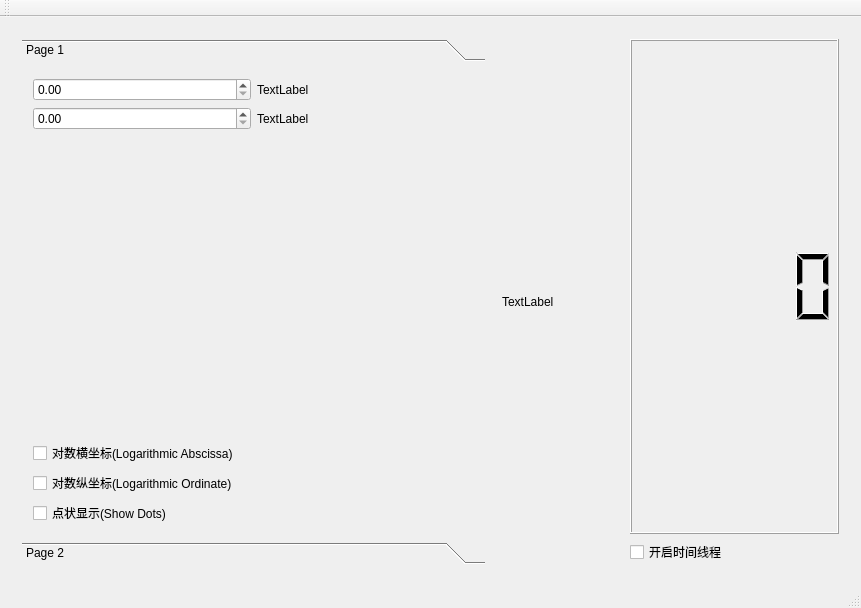
<?xml version="1.0" encoding="UTF-8"?>
<ui version="4.0">
 <class>MainWindow</class>
 <widget class="QMainWindow" name="MainWindow">
  <property name="geometry">
   <rect>
    <x>0</x>
    <y>0</y>
    <width>861</width>
    <height>608</height>
   </rect>
  </property>
  <property name="windowTitle">
   <string>MainWindow</string>
  </property>
  <widget class="QWidget" name="centralWidget">
   <layout class="QGridLayout" name="gridLayout">
    <item row="0" column="0">
     <widget class="QSplitter" name="splitter">
      <property name="sizePolicy">
       <sizepolicy hsizetype="Expanding" vsizetype="Ignored">
        <horstretch>0</horstretch>
        <verstretch>0</verstretch>
       </sizepolicy>
      </property>
      <property name="layoutDirection">
       <enum>Qt::LeftToRight</enum>
      </property>
      <property name="orientation">
       <enum>Qt::Horizontal</enum>
      </property>
      <property name="handleWidth">
       <number>1</number>
      </property>
      <widget class="QWidget" name="verticalLayoutWidget_3">
       <layout class="QVBoxLayout" name="LeftLay">
        <item>
         <widget class="QToolBox" name="LeftTool">
          <property name="frameShape">
           <enum>QFrame::NoFrame</enum>
          </property>
          <property name="currentIndex">
           <number>0</number>
          </property>
          <widget class="QWidget" name="page">
           <property name="geometry">
            <rect>
             <x>0</x>
             <y>0</y>
             <width>545</width>
             <height>457</height>
            </rect>
           </property>
           <attribute name="label">
            <string>Page 1</string>
           </attribute>
           <layout class="QVBoxLayout" name="verticalLayout">
            <item>
             <layout class="QHBoxLayout" name="horizontalLayout">
              <item>
               <widget class="QDoubleSpinBox" name="doubleSpinBox"/>
              </item>
              <item>
               <widget class="QLabel" name="label_2">
                <property name="text">
                 <string>TextLabel</string>
                </property>
               </widget>
              </item>
             </layout>
            </item>
            <item>
             <layout class="QHBoxLayout" name="horizontalLayout_4">
              <item>
               <widget class="QDoubleSpinBox" name="doubleSpinBox_2"/>
              </item>
              <item>
               <widget class="QLabel" name="label_3">
                <property name="text">
                 <string>TextLabel</string>
                </property>
               </widget>
              </item>
             </layout>
            </item>
            <item>
             <spacer name="verticalSpacer">
              <property name="orientation">
               <enum>Qt::Vertical</enum>
              </property>
              <property name="sizeHint" stdset="0">
               <size>
                <width>20</width>
                <height>40</height>
               </size>
              </property>
             </spacer>
            </item>
            <item>
             <layout class="QHBoxLayout" name="horizontalLayout_2">
              <item>
               <widget class="QCheckBox" name="checkBox">
                <property name="text">
                 <string>对数横坐标(Logarithmic Abscissa)</string>
                </property>
               </widget>
              </item>
             </layout>
            </item>
            <item>
             <layout class="QHBoxLayout" name="horizontalLayout_3">
              <item>
               <widget class="QCheckBox" name="checkBox_2">
                <property name="text">
                 <string>对数纵坐标(Logarithmic Ordinate)</string>
                </property>
               </widget>
              </item>
             </layout>
            </item>
            <item>
             <layout class="QHBoxLayout" name="horizontalLayout_5">
              <item>
               <widget class="QCheckBox" name="DotBox">
                <property name="text">
                 <string>点状显示(Show Dots)</string>
                </property>
               </widget>
              </item>
             </layout>
            </item>
           </layout>
          </widget>
          <widget class="QWidget" name="page_2">
           <property name="geometry">
            <rect>
             <x>0</x>
             <y>0</y>
             <width>545</width>
             <height>457</height>
            </rect>
           </property>
           <attribute name="label">
            <string>Page 2</string>
           </attribute>
          </widget>
         </widget>
        </item>
       </layout>
      </widget>
      <widget class="QWidget" name="verticalLayoutWidget_2">
       <layout class="QVBoxLayout" name="MidLay" stretch="0">
        <property name="leftMargin">
         <number>5</number>
        </property>
        <property name="topMargin">
         <number>5</number>
        </property>
        <property name="rightMargin">
         <number>5</number>
        </property>
        <property name="bottomMargin">
         <number>5</number>
        </property>
        <item>
         <widget class="QLabel" name="label">
          <property name="text">
           <string>TextLabel</string>
          </property>
         </widget>
        </item>
       </layout>
      </widget>
      <widget class="QWidget" name="verticalLayoutWidget">
       <layout class="QVBoxLayout" name="RightLay" stretch="0,0">
        <item>
         <widget class="QLCDNumber" name="lcdNumber"/>
        </item>
        <item>
         <widget class="QCheckBox" name="ThreadBox">
          <property name="text">
           <string>开启时间线程</string>
          </property>
         </widget>
        </item>
       </layout>
      </widget>
     </widget>
    </item>
   </layout>
  </widget>
  <widget class="QMenuBar" name="menuBar">
   <property name="geometry">
    <rect>
     <x>0</x>
     <y>0</y>
     <width>861</width>
     <height>26</height>
    </rect>
   </property>
  </widget>
  <widget class="QToolBar" name="mainToolBar">
   <attribute name="toolBarArea">
    <enum>TopToolBarArea</enum>
   </attribute>
   <attribute name="toolBarBreak">
    <bool>false</bool>
   </attribute>
  </widget>
  <widget class="QStatusBar" name="statusBar"/>
 </widget>
 <layoutdefault spacing="6" margin="11"/>
 <resources/>
 <connections/>
</ui>
